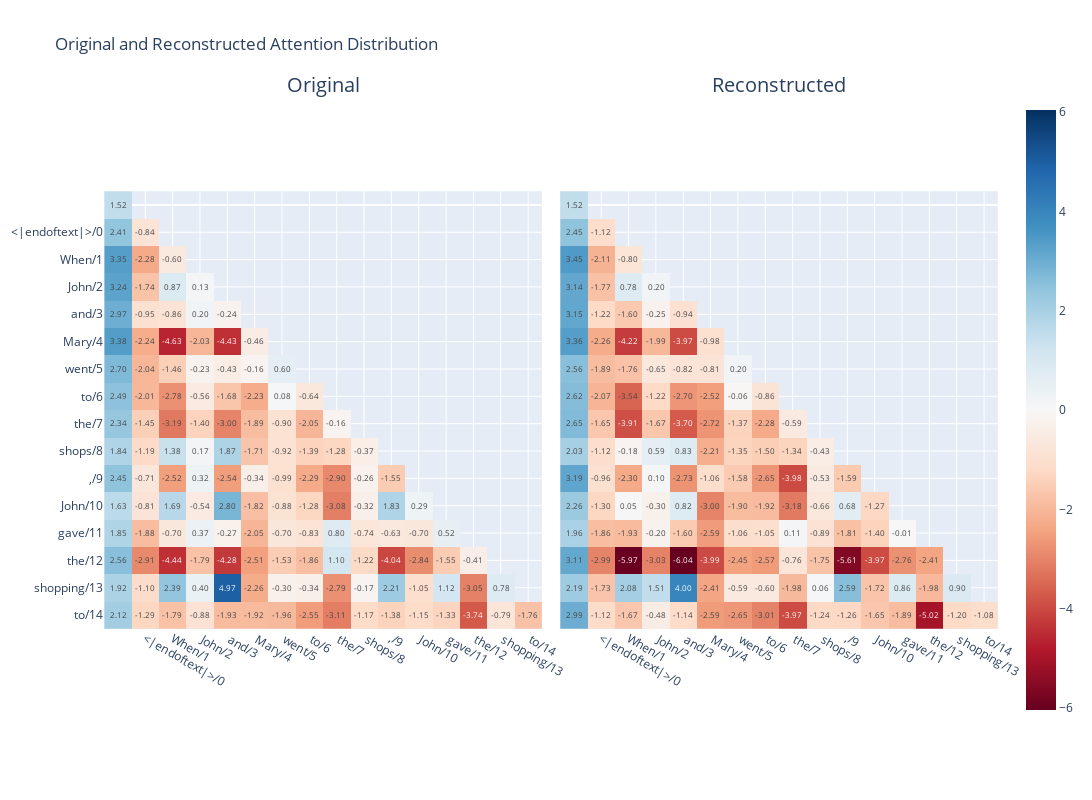
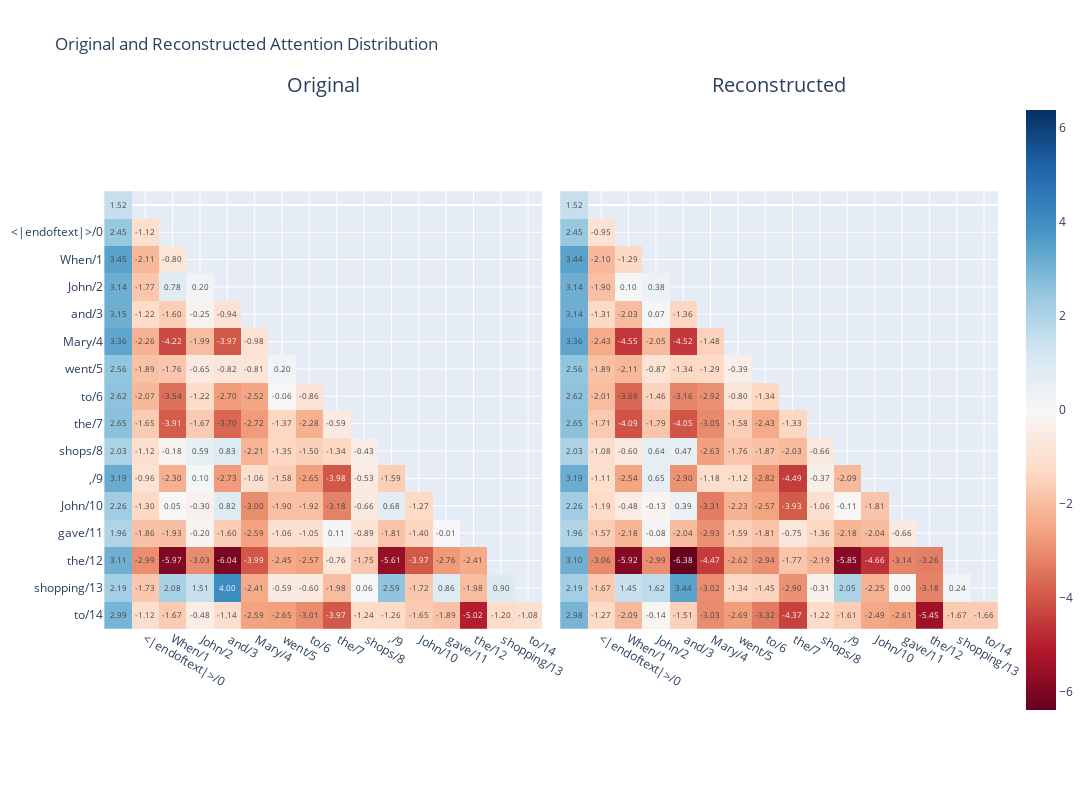

Here is the notebook cell these charts were saved with, in order:
### Code cell
LAYER_IDX =10
HEAD_IDX = 7
patterns_original = original_cache[utils.get_act_name("attn_scores", LAYER_IDX)][0,HEAD_IDX].detach().cpu()
patterns_reconstructed = cache_reconstructed_query[utils.get_act_name("attn_scores", LAYER_IDX)][0,HEAD_IDX].detach().cpu()
both_patterns = torch.stack([patterns_original, patterns_reconstructed])
plot_attn(both_patterns.detach().cpu(), token_df, title="Original and Reconstructed Attention Distribution")


patterns_original = cache_reconstructed_query[utils.get_act_name("attn_scores", LAYER_IDX)][0,HEAD_IDX].detach().cpu()
patterns_reconstructed = top_k_sae_out_cache[utils.get_act_name("attn_scores", LAYER_IDX)][0,HEAD_IDX].detach().cpu()
both_patterns = torch.stack([patterns_original, patterns_reconstructed])
plot_attn(both_patterns.detach().cpu(), token_df, title="Original and Reconstructed Attention Distribution")

### Figure 1 — Plotly figure (JSON) as saved in the notebook; plotly's stock layout.template omitted (floating-point values rounded to 4 significant figures; data arrays with more than 128 entries replaced by an {"elided": "..."} marker saying what was removed)
{"data": [{"coloraxis": "coloraxis", "hovertemplate": "x: %{x}<br>y: %{y}<br>color: %{z}<extra></extra>", "name": "0", "texttemplate": "%{z:.2f}", "type": "heatmap", "xaxis": "x", "yaxis": "y", "z": {"elided": "16x16 float values"}}, {"coloraxis": "coloraxis", "hovertemplate": "x: %{x}<br>y: %{y}<br>color: %{z}<extra></extra>", "name": "1", "texttemplate": "%{z:.2f}", "type": "heatmap", "xaxis": "x2", "yaxis": "y2", "z": {"elided": "16x16 float values"}}], "layout": {"annotations": [{"font": {"size": 20}, "showarrow": false, "text": "Original", "x": 0.245, "xanchor": "center", "xref": "paper", "y": 1, "yanchor": "bottom", "yref": "paper"}, {"font": {"size": 20}, "showarrow": false, "text": "Reconstructed", "x": 0.755, "xanchor": "center", "xref": "paper", "y": 1, "yanchor": "bottom", "yref": "paper"}], "coloraxis": {"cmid": 0, "colorscale": [[0, "rgb(103,0,31)"], [0.1, "rgb(178,24,43)"], [0.2, "rgb(214,96,77)"], [0.3, "rgb(244,165,130)"], [0.4, "rgb(253,219,199)"], [0.5, "rgb(247,247,247)"], [0.6, "rgb(209,229,240)"], [0.7, "rgb(146,197,222)"], [0.8, "rgb(67,147,195)"], [0.9, "rgb(33,102,172)"], [1, "rgb(5,48,97)"]]}, "height": 800, "title": {"text": "Original and Reconstructed Attention Distribution"}, "width": 1200, "xaxis": {"anchor": "y", "constrain": "domain", "domain": [0, 0.49], "scaleanchor": "y", "tickmode": "array", "ticktext": ["<|endoftext|>/0", "When/1", " John/2", " and/3", " Mary/4", " went/5", " to/6", " the/7", " shops/8", ",/9", " John/10", " gave/11", " the/12", " shopping/13", " to/14", " Mary/15"], "tickvals": [1, 2, 3, 4, 5, 6, 7, 8, 9, 10, 11, 12, 13, 14, 15, 16]}, "xaxis2": {"anchor": "y2", "domain": [0.51, 1], "matches": "x", "tickmode": "array", "ticktext": ["<|endoftext|>/0", "When/1", " John/2", " and/3", " Mary/4", " went/5", " to/6", " the/7", " shops/8", ",/9", " John/10", " gave/11", " the/12", " shopping/13", " to/14", " Mary/15"], "tickvals": [1, 2, 3, 4, 5, 6, 7, 8, 9, 10, 11, 12, 13, 14, 15, 16]}, "yaxis": {"anchor": "x", "autorange": "reversed", "constrain": "domain", "domain": [0, 1], "tickmode": "array", "ticktext": ["<|endoftext|>/0", "When/1", " John/2", " and/3", " Mary/4", " went/5", " to/6", " the/7", " shops/8", ",/9", " John/10", " gave/11", " the/12", " shopping/13", " to/14", " Mary/15"], "tickvals": [1, 2, 3, 4, 5, 6, 7, 8, 9, 10, 11, 12, 13, 14, 15, 16]}, "yaxis2": {"anchor": "x2", "domain": [0, 1], "matches": "y", "showticklabels": false, "tickmode": "array", "ticktext": ["<|endoftext|>/0", "When/1", " John/2", " and/3", " Mary/4", " went/5", " to/6", " the/7", " shops/8", ",/9", " John/10", " gave/11", " the/12", " shopping/13", " to/14", " Mary/15"], "tickvals": [1, 2, 3, 4, 5, 6, 7, 8, 9, 10, 11, 12, 13, 14, 15, 16]}}}

### Figure 2 — Plotly figure (JSON) as saved in the notebook; plotly's stock layout.template omitted (floating-point values rounded to 4 significant figures; data arrays with more than 128 entries replaced by an {"elided": "..."} marker saying what was removed)
{"data": [{"coloraxis": "coloraxis", "hovertemplate": "x: %{x}<br>y: %{y}<br>color: %{z}<extra></extra>", "name": "0", "texttemplate": "%{z:.2f}", "type": "heatmap", "xaxis": "x", "yaxis": "y", "z": {"elided": "16x16 float values"}}, {"coloraxis": "coloraxis", "hovertemplate": "x: %{x}<br>y: %{y}<br>color: %{z}<extra></extra>", "name": "1", "texttemplate": "%{z:.2f}", "type": "heatmap", "xaxis": "x2", "yaxis": "y2", "z": {"elided": "16x16 float values"}}], "layout": {"annotations": [{"font": {"size": 20}, "showarrow": false, "text": "Original", "x": 0.245, "xanchor": "center", "xref": "paper", "y": 1, "yanchor": "bottom", "yref": "paper"}, {"font": {"size": 20}, "showarrow": false, "text": "Reconstructed", "x": 0.755, "xanchor": "center", "xref": "paper", "y": 1, "yanchor": "bottom", "yref": "paper"}], "coloraxis": {"cmid": 0, "colorscale": [[0, "rgb(103,0,31)"], [0.1, "rgb(178,24,43)"], [0.2, "rgb(214,96,77)"], [0.3, "rgb(244,165,130)"], [0.4, "rgb(253,219,199)"], [0.5, "rgb(247,247,247)"], [0.6, "rgb(209,229,240)"], [0.7, "rgb(146,197,222)"], [0.8, "rgb(67,147,195)"], [0.9, "rgb(33,102,172)"], [1, "rgb(5,48,97)"]]}, "height": 800, "title": {"text": "Original and Reconstructed Attention Distribution"}, "width": 1200, "xaxis": {"anchor": "y", "constrain": "domain", "domain": [0, 0.49], "scaleanchor": "y", "tickmode": "array", "ticktext": ["<|endoftext|>/0", "When/1", " John/2", " and/3", " Mary/4", " went/5", " to/6", " the/7", " shops/8", ",/9", " John/10", " gave/11", " the/12", " shopping/13", " to/14", " Mary/15"], "tickvals": [1, 2, 3, 4, 5, 6, 7, 8, 9, 10, 11, 12, 13, 14, 15, 16]}, "xaxis2": {"anchor": "y2", "domain": [0.51, 1], "matches": "x", "tickmode": "array", "ticktext": ["<|endoftext|>/0", "When/1", " John/2", " and/3", " Mary/4", " went/5", " to/6", " the/7", " shops/8", ",/9", " John/10", " gave/11", " the/12", " shopping/13", " to/14", " Mary/15"], "tickvals": [1, 2, 3, 4, 5, 6, 7, 8, 9, 10, 11, 12, 13, 14, 15, 16]}, "yaxis": {"anchor": "x", "autorange": "reversed", "constrain": "domain", "domain": [0, 1], "tickmode": "array", "ticktext": ["<|endoftext|>/0", "When/1", " John/2", " and/3", " Mary/4", " went/5", " to/6", " the/7", " shops/8", ",/9", " John/10", " gave/11", " the/12", " shopping/13", " to/14", " Mary/15"], "tickvals": [1, 2, 3, 4, 5, 6, 7, 8, 9, 10, 11, 12, 13, 14, 15, 16]}, "yaxis2": {"anchor": "x2", "domain": [0, 1], "matches": "y", "showticklabels": false, "tickmode": "array", "ticktext": ["<|endoftext|>/0", "When/1", " John/2", " and/3", " Mary/4", " went/5", " to/6", " the/7", " shops/8", ",/9", " John/10", " gave/11", " the/12", " shopping/13", " to/14", " Mary/15"], "tickvals": [1, 2, 3, 4, 5, 6, 7, 8, 9, 10, 11, 12, 13, 14, 15, 16]}}}
